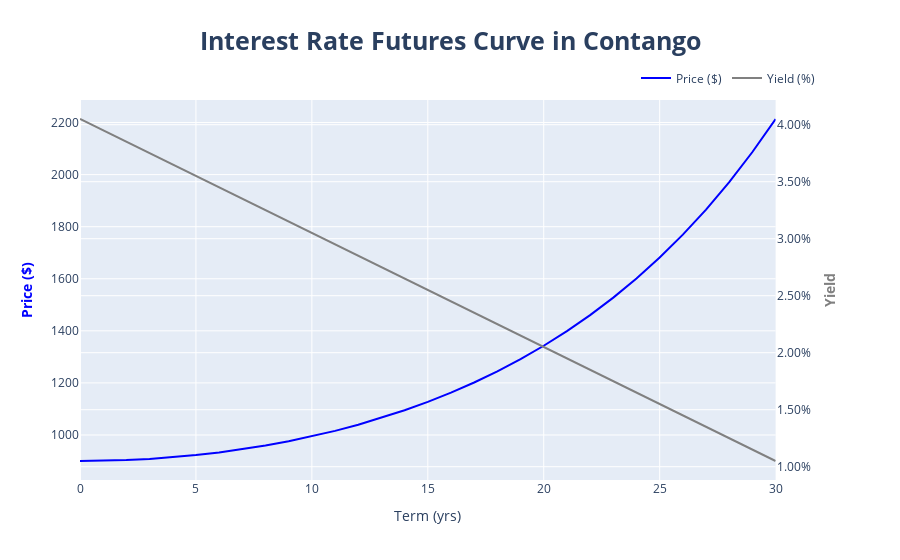

Notebook source saved alongside this figure:
### Code cell
# Contango

yc = np.linspace(r, r - 0.03, len(t)) # downward sloping yield curve

cgo_px_ls = futures_px(s_0, r, yc, t) # futures price list (in contango)

cgo_df = pd.DataFrame(dict(
    term = t,
    yield_curve = yc,
    price = cgo_px_ls
))

fig = make_subplots(specs=[[{"secondary_y": True}]])

fig.add_trace(
    go.Scatter(
        x=cgo_df['term'], 
        y=cgo_df['price'], 
        name="Price ($)",
        line=dict(color='blue', width=2)
    ),
    secondary_y=False,
)

fig.add_trace(
    go.Scatter(
        x=cgo_df['term'], 
        y=cgo_df['yield_curve'], 
        name="Yield (%)",
        line=dict(color='grey', width=2)
    ),
    secondary_y=True,
)

fig.update_layout(
    title = dict(
        text = 'Interest Rate Futures Curve in Contango',
        font = dict(size=25, weight='bold'),
        x = 0.5,
        xanchor = 'center'
    ),
    legend=dict(
        orientation="h",
        yanchor="bottom",
        y=1.02,
        xanchor="right",
        x=1
    ),
    hovermode="x unified"
)

fig.update_xaxes(title_text="Term (yrs)")

fig.update_yaxes(title_text="<b>Price ($)</b>", secondary_y=False, title_font=dict(color="blue"))
fig.update_yaxes(title_text="<b>Yield</b>", tickformat=".2%", secondary_y=True, title_font=dict(color="grey"))

fig.show()

### Figure 1 — Plotly figure (JSON) as saved in the notebook; plotly's stock layout.template omitted (floating-point values rounded to 4 significant figures)
{"data": [{"line": {"color": "blue", "width": 2}, "name": "Price ($)", "type": "scatter", "x": [0, 1, 2, 3, 4, 5, 6, 7, 8, 9, 10, 11, 12, 13, 14, 15, 16, 17, 18, 19, 20, 21, 22, 23, 24, 25, 26, 27, 28, 29, 30], "xaxis": "x", "y": [900.0, 900.9, 903.6, 908.1, 914.5, 922.8, 933.0, 945.2, 959.5, 975.9, 994.7, 1016.0, 1039.0, 1066.0, 1095.0, 1127.0, 1163.0, 1202.0, 1244.0, 1291.0, 1343.0, 1399.0, 1460.0, 1528.0, 1601.0, 1681.0, 1769.0, 1866.0, 1971.0, 2087.0, 2214.0], "yaxis": "y"}, {"line": {"color": "grey", "width": 2}, "name": "Yield (%)", "type": "scatter", "x": [0, 1, 2, 3, 4, 5, 6, 7, 8, 9, 10, 11, 12, 13, 14, 15, 16, 17, 18, 19, 20, 21, 22, 23, 24, 25, 26, 27, 28, 29, 30], "xaxis": "x", "y": [0.0405, 0.0395, 0.0385, 0.0375, 0.0365, 0.0355, 0.0345, 0.0335, 0.0325, 0.0315, 0.0305, 0.0295, 0.0285, 0.0275, 0.0265, 0.0255, 0.0245, 0.0235, 0.0225, 0.0215, 0.0205, 0.0195, 0.0185, 0.0175, 0.0165, 0.0155, 0.0145, 0.0135, 0.0125, 0.0115, 0.0105], "yaxis": "y2"}], "layout": {"hovermode": "x unified", "legend": {"orientation": "h", "x": 1, "xanchor": "right", "y": 1.02, "yanchor": "bottom"}, "title": {"font": {"size": 25, "weight": "bold"}, "text": "Interest Rate Futures Curve in Contango", "x": 0.5, "xanchor": "center"}, "xaxis": {"anchor": "y", "domain": [0, 0.94], "title": {"text": "Term (yrs)"}}, "yaxis": {"anchor": "x", "domain": [0, 1], "title": {"font": {"color": "blue"}, "text": "<b>Price ($)</b>"}}, "yaxis2": {"anchor": "x", "overlaying": "y", "side": "right", "tickformat": ".2%", "title": {"font": {"color": "grey"}, "text": "<b>Yield</b>"}}}}
